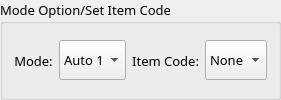
     <widget class="QGroupBox" name="groupBox_automatio">
      <property name="maximumSize">
       <size>
        <width>16777215</width>
        <height>100</height>
       </size>
      </property>
      <property name="font">
       <font>
        <family>Microsoft YaHei</family>
        <pointsize>10</pointsize>
       </font>
      </property>
      <property name="title">
       <string>Mode Option/Set Item Code</string>
      </property>
      <layout class="QHBoxLayout" name="horizontalLayout">
       <item>
        <widget class="QLabel" name="label">
         <property name="maximumSize">
          <size>
           <width>50</width>
           <height>16777215</height>
          </size>
         </property>
         <property name="font">
          <font>
           <family>Microsoft YaHei</family>
           <pointsize>10</pointsize>
          </font>
         </property>
         <property name="text">
          <string>Mode:</string>
         </property>
         <property name="alignment">
          <set>Qt::AlignCenter</set>
         </property>
        </widget>
       </item>
       <item>
        <widget class="QComboBox" name="comboBox_mode_auto">
         <property name="maximumSize">
          <size>
           <width>200</width>
           <height>40</height>
          </size>
         </property>
         <property name="font">
          <font>
           <family>Microsoft YaHei</family>
           <pointsize>10</pointsize>
          </font>
         </property>
         <property name="layoutDirection">
          <enum>Qt::LeftToRight</enum>
         </property>
         <item>
          <property name="text">
           <string>Auto 1</string>
          </property>
         </item>
        </widget>
       </item>
       <item>
        <widget class="QLabel" name="label_19">
         <property name="maximumSize">
          <size>
           <width>100</width>
           <height>16777215</height>
          </size>
         </property>
         <property name="font">
          <font>
           <family>Microsoft YaHei</family>
           <pointsize>10</pointsize>
          </font>
         </property>
         <property name="text">
          <string>Item Code:</string>
         </property>
         <property name="alignment">
          <set>Qt::AlignRight|Qt::AlignTrailing|Qt::AlignVCenter</set>
         </property>
        </widget>
       </item>
       <item>
        <widget class="QComboBox" name="comboBox_Itemcode">
         <property name="maximumSize">
          <size>
           <width>200</width>
           <height>40</height>
          </size>
         </property>
         <property name="font">
          <font>
           <family>Microsoft YaHei</family>
           <pointsize>10</pointsize>
          </font>
         </property>
         <item>
          <property name="text">
           <string>None</string>
          </property>
         </item>
        </widget>
       </item>
      </layout>
     </widget>
